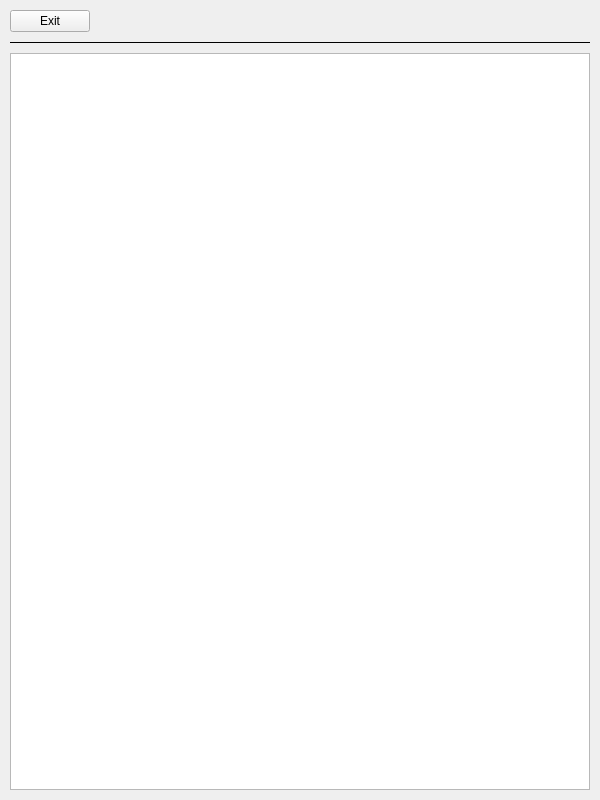
<?xml version="1.0" encoding="UTF-8"?>
<ui version="4.0">
 <class>Reader</class>
 <widget class="QWidget" name="Reader">
  <property name="geometry">
   <rect>
    <x>0</x>
    <y>0</y>
    <width>600</width>
    <height>800</height>
   </rect>
  </property>
  <layout class="QVBoxLayout" name="mainLayout" stretch="0,0,1">
   <property name="spacing">
    <number>10</number>
   </property>
   <property name="leftMargin">
    <number>10</number>
   </property>
   <property name="topMargin">
    <number>10</number>
   </property>
   <property name="rightMargin">
    <number>10</number>
   </property>
   <property name="bottomMargin">
    <number>10</number>
   </property>
   <item>
    <layout class="QHBoxLayout" name="menuLayout" stretch="0,1">
     <property name="spacing">
      <number>10</number>
     </property>
     <property name="leftMargin">
      <number>0</number>
     </property>
     <property name="topMargin">
      <number>0</number>
     </property>
     <property name="rightMargin">
      <number>0</number>
     </property>
     <property name="bottomMargin">
      <number>0</number>
     </property>
     <item>
      <widget name="exitButton" class="QPushButton">
       <property name="text">
        <string>Exit</string>
       </property>
      </widget>
     </item>
     <item>
      <widget name="title" class="QLabel" />
     </item>
    </layout>
   </item>
   <item>
    <widget name="divider" class="Line">
     <property name="styleSheet">
      <string notr="true">* { min-height: 1px; background: black; }</string>
     </property>
    </widget>
   </item>
   <item>
    <widget name="textEdit" class="QTextEdit" />
   </item>
  </layout>
 </widget>
 <customwidgets/>
 <resources/>
 <connections/>
</ui>
